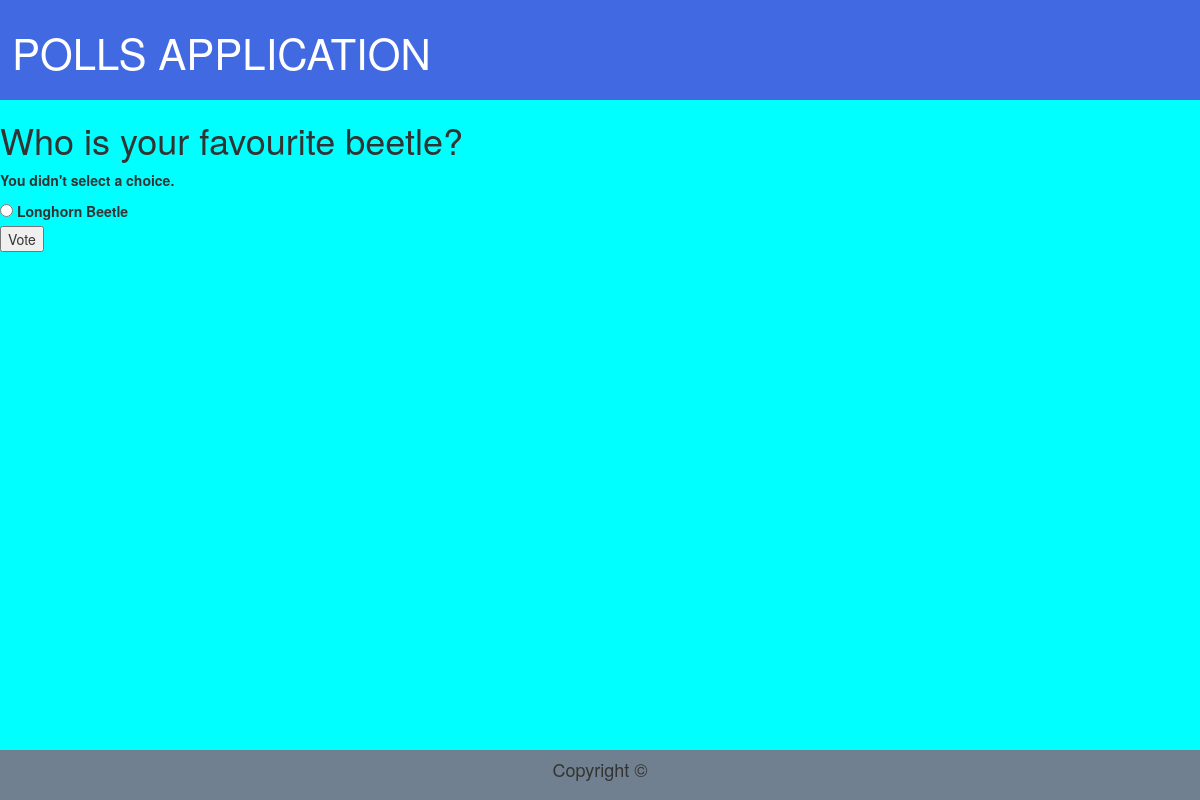
/polls/3/vote/ (signed in), run on the app's committed database.
### polls/models.py (models this page shows, shortened)
class Question(models.Model):
    question_text = models.CharField(max_length=200)
    pub_date = models.DateTimeField('date published')
    def was_published_recently(self):
        now = timezone.now()
        return now - datetime.timedelta(days = 1) <= self.pub_date <= now
    was_published_recently.admin_order_field = 'pub_date'
    was_published_recently.boolean = True
    was_published_recently.short_description = 'Published recently?'

class Choice(models.Model):
    question = models.ForeignKey(Question)
    choice_text = models.CharField(max_length=200)
    votes = models.IntegerField(default=0)

### polls/views.py (the view)
# urls.py: url(r'^(?P<question_id>\d+)/vote/$', views.vote, name = 'vote'),
@login_required
def vote(request, question_id):
    p = get_object_or_404(Question, pk=question_id)
    try:
        selected_choice = p.choice_set.get(pk=request.POST['choice'])
    except (KeyError, Choice.DoesNotExist):
        return render(request, 'polls/detail.html', {'question':p,
            'error_message':"You didn't select a choice.",
            })
    else:
        selected_choice.votes += 1
        selected_choice.save()
        return HttpResponseRedirect(reverse('polls:results', args=(p.id,)))

### polls/templates/polls/detail.html (shortened to what this page needs)
{% load staticfiles %}
{% include "polls/background.html" %}
<head>
    <link rel="stylesheet" type="text/css" href="{% static 'polls/style.css' %}" />
</head>
<body>
    <h1>{{ question.question_text }}</h1>
    {% if error_message %}
    <p><strong>{{ error_message }}</strong></p>
    {% endif %}
    <form action="{% url 'polls:vote' question.id %}" method="post">
        {% for choice in question.choice_set.all %}
        <input type="radio" name="choice" id="choice{{ forloop.counter }}" value="{{ choice.id }}" />
        <label for="choice{{ forloop.counter }}">{{ choice.choice_text }}</label><br/>
        {% endfor %}
    <input type = "submit" value="Vote" />
    </form>
</body>

### polls/static/polls/style.css (style rules this page uses)
body { background-color: #00FFFF; position: relative; }

### data on the page
Question: question_text "Who is your favourite beetle?"
Choice: choice_text "Longhorn Beetle"

### other printed values
{{ error_message }} "You didn't select a choice."
